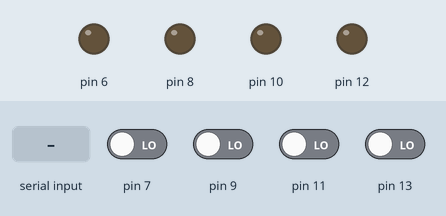
Recording of a sketch running on a simulated Arduino Uno, built with avr-gcc and run on an emulated ATmega328P. On the bench: output pins drawn as LEDs (lit = HIGH). The inputs (shaded band) are chosen by the test bench; at power-on: pin 7, pin 9, pin 11, pin 13 LOW. Random numbers use the default seed unless the sketch sets one; what the sketch prints to the serial monitor is not drawn.

Above: at 1.2 s.
1.3 s: byte 1 (1) received over Serial
At 2.7 s:
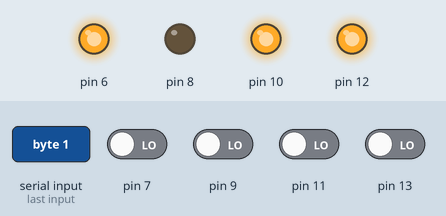
4.3 s: pin 7 driven HIGH
At 5.0 s:
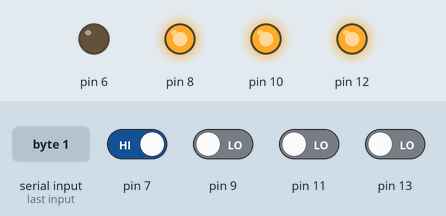
5.8 s: pin 9 driven HIGH
At 6.4 s:
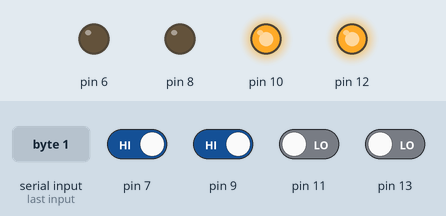
7.3 s: pin 11 driven HIGH
At 7.8 s:
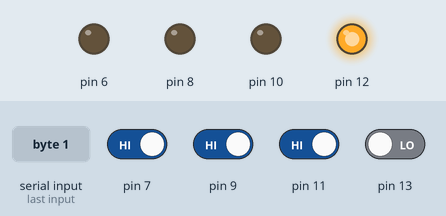
8.8 s: pin 9 driven LOW
At 10.0 s:
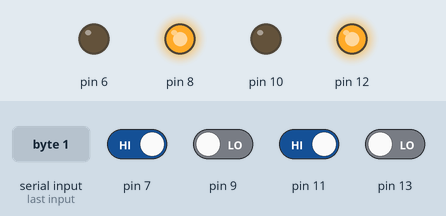
11.2 s: pin 13 driven HIGH
At 12.0 s:
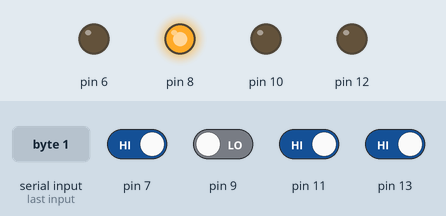
Timing chart, 0 to 13.7 s (numbered marks = the images above; inputs shaded):
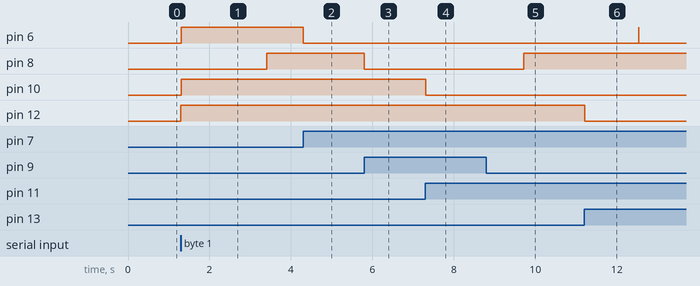

The sketch:

WackAMole.ino
```cpp
#include <Thread.h>
#include <ThreadController.h>

ThreadController controll = ThreadController();

Thread led1 = Thread();
Thread led2 = Thread();
Thread led3 = Thread();
Thread led4 = Thread();

int estado = 0;

void setup() {
  // put your setup code here, to run once:
  Serial.begin(9600);

  pinMode(6, OUTPUT);
  pinMode(7, INPUT);
  pinMode(8, OUTPUT);
  pinMode(9, INPUT);
  pinMode(10, OUTPUT);
  pinMode(11, INPUT);
  pinMode(12, OUTPUT);
  pinMode(13, INPUT);

  led1.onRun(ranLed1);
  led1.setInterval(700);

  led2.onRun(ranLed2);
  led2.setInterval(700);

  led3.onRun(ranLed3);
  led3.setInterval(700);

  led4.onRun(ranLed4);
  led4.setInterval(700);

}

void loop() {
  // put your main code here, to run repeatedly:
  int p = Serial.read();

//Verifica si se encuentra en estado HIGH y lo pasa a estado LOW
  if(p==0&&estado==1){
    estado = 0;
    digitalWrite(12,LOW);
    digitalWrite(10,LOW);
    digitalWrite(8,LOW);
    digitalWrite(6,LOW);
  }
  //Verifica si está en estado LOW y lo pasa a HIGH
  else if(p==1&&estado==0){
    estado = 1;
  }

  if(estado==1)
  {
    if(led1.shouldRun())
    {
      led1.run();
    }
    if(led2.shouldRun())
    {
      led2.run();
    }
    if(led3.shouldRun())
    {
      led3.run();
    }
    if(led4.shouldRun())
    {
      led4.run();
    }
    revisar();
  }
}

void ranLed1()
{
  long rans = random(0,10);
  if(rans>6)
  {
    digitalWrite(12,HIGH);
  }
}

void ranLed2()
{
  long rans = random(0,10);
  if(rans>6)
  {
    digitalWrite(10,HIGH);
  }
}

void ranLed3()
{
  long rans = random(0,10);
  if(rans>6)
  {
    digitalWrite(8,HIGH);
  }
}

void ranLed4()
{
  long rans = random(0,10);
  if(rans>6)
  {
    digitalWrite(6,HIGH);
  }
}

void revisar(){
  if(digitalRead(13)==1)
  {
    Serial.println(2);
    digitalWrite(12,LOW);
  }
  if(digitalRead(11)==1)
  {
    Serial.println(2);
    digitalWrite(10,LOW);
  }
  if(digitalRead(9)==1)
  {
    Serial.println(2);
    digitalWrite(8,LOW);
  }
  if(digitalRead(7)==1)
  {
    Serial.println(2);
    digitalWrite(6,LOW);
  }
}
```

Measured:
- after the input at 1.3 s, pin 6, pin 10, pin 12: LOW → HIGH at once; pin 8: LOW → HIGH after 2.1 s
- after the input at 4.3 s, pin 6: HIGH → LOW at once
- after the input at 5.8 s, pin 8: HIGH → LOW at once
- after the input at 7.3 s, pin 10: HIGH → LOW at once
- after the input at 8.8 s, pin 8: LOW → HIGH after 0.92 s
- after the input at 11.2 s, pin 6: LOW → HIGH after 1.3 s, → LOW 0.01 s later; pin 12: HIGH → LOW at once
